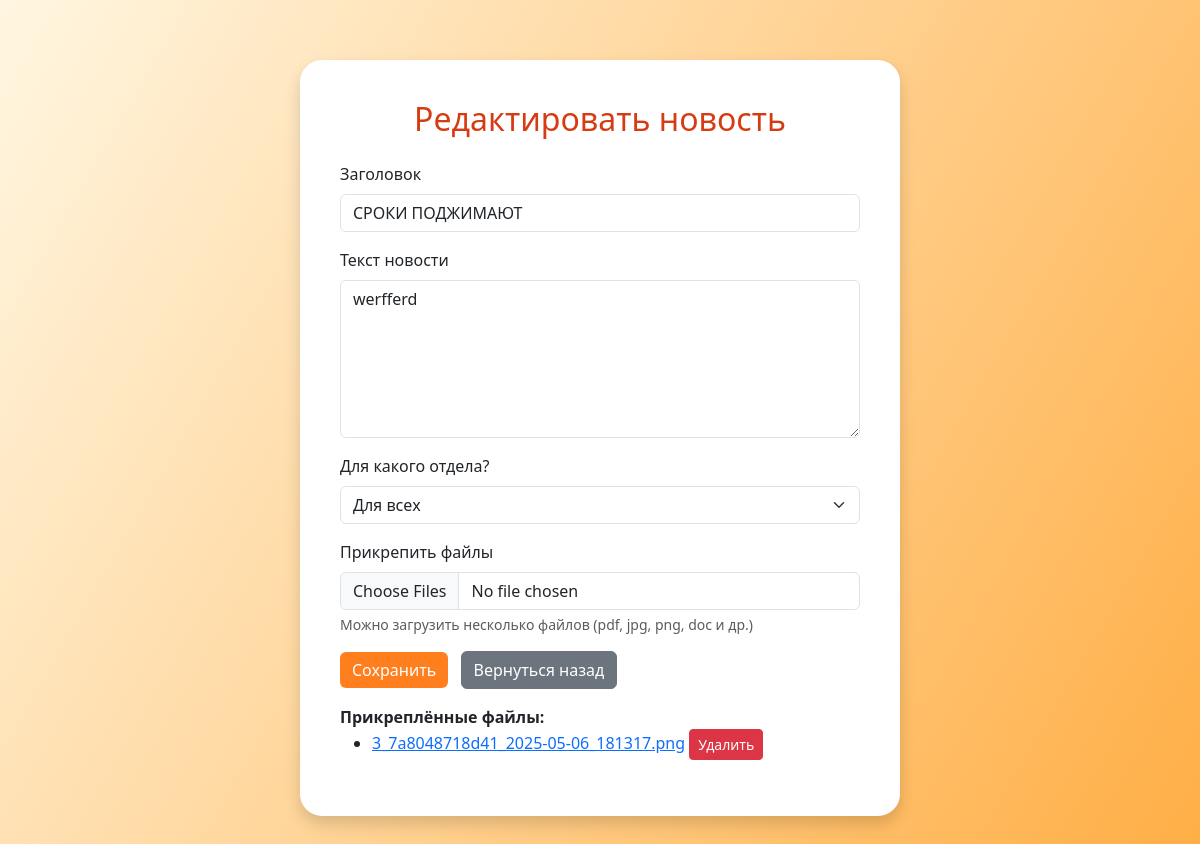
The app's page /news_admin/news/edit/3 (signed in) with its own data.
### app.py (models this page shows)
class News(db.Model):
    id = db.Column(db.Integer, primary_key=True)
    title = db.Column(db.String(255), nullable=False)
    content = db.Column(db.Text, nullable=False)
    created_at = db.Column(db.DateTime, default=lambda: datetime.now(timezone.utc) + timedelta(hours=3))
    created_by = db.Column(db.Integer, db.ForeignKey('user.id'))
    department_id = db.Column(
        db.Integer, db.ForeignKey('department.id'), nullable=True
    )
    views = db.relationship(
        'NewsView', backref='news', lazy=True, cascade='all, delete-orphan'
    )
    files = db.relationship(
        'NewsFile', backref='news', lazy=True, cascade='all, delete-orphan'
    )

class NewsFile(db.Model):
    id = db.Column(db.Integer, primary_key=True)
    news_id = db.Column(db.Integer, db.ForeignKey('news.id'), nullable=False)
    file_name = db.Column(db.String(255), nullable=False)

### app.py (the view, shortened to what this page needs)
@app.route('/news_admin/news/edit/<int:news_id>', methods=['GET', 'POST'])
@news_admin_required
def edit_news(news_id):
    news = News.query.get_or_404(news_id)
    error = None
    departments = Department.query.order_by(Department.name).all()
    return render_template(
        'news_add_edit.html',
        action='Редактировать',
        news=news,
        error=error,
        departments=departments,
    )

### app.py (called while the page is built)
def news_admin_required(f):
    @wraps(f)
    def decorated_function(*args, **kwargs):
        if 'user_id' not in session or session.get('role') != 'news_admin':
            return redirect(url_for('login'))
        return f(*args, **kwargs)
    return decorated_function

### templates/news_add_edit.html (shortened to what this page needs)
<!DOCTYPE html>
<html lang="ru">
<head>
    <link href="https://cdn.jsdelivr.net/npm/bootstrap@5.3.2/dist/css/bootstrap.min.css" rel="stylesheet">
</head>
<body>
<div class="dashboard-box shadow">
    <h2 class="text-center mb-4" style="color:#d63c13;">{{ action }} новость</h2>
    <form method="post" enctype="multipart/form-data">
        <div class="mb-3">
            <label class="form-label">Заголовок</label>
            <input type="text" class="form-control" name="title" required value="{{ news.title if news else '' }}">
        </div>
        <div class="mb-3">
            <label class="form-label">Текст новости</label>
            <textarea class="form-control" name="content" rows="6" required>{{ news.content if news else '' }}</textarea>
        </div>
                <div class="mb-3">
            <label class="form-label">Для какого отдела?</label>
            <select class="form-select" name="department_id">
                <option value="" {% if not news or not news.department_id %}selected{% endif %}>Для всех</option>
            </select>
        </div>
        <div class="mb-3">
            <label class="form-label">Прикрепить файлы</label>
            <input type="file" class="form-control" name="files" multiple>
            <div class="form-text">Можно загрузить несколько файлов (pdf, jpg, png, doc и др.)</div>
        </div>
        <button type="submit" class="btn btn-orange">Сохранить</button>
        <a href="{{ url_for('news_admin_news') }}" class="btn btn-secondary ms-2">Вернуться назад</a>
    </form>
    {% if news and news.files %}
        <div class="mt-3">
            <b>Прикреплённые файлы:</b>
            <ul>
                {% for file in news.files %}
                <li>
                    <a href="{{ url_for('uploaded_file', filename=file.file_name) }}" target="_blank">{{ file.file_name }}</a>
                    <form method="post" action="{{ url_for('delete_news_file', file_id=file.id) }}" style="display:inline;">
                        <button type="submit" class="btn btn-sm btn-danger">Удалить</button>
                    </form>
                </li>
                {% endfor %}
            </ul>
        </div>
    {% endif %}
</div>
</body>
</html>

### templates/news_add_edit.html (style rules this page uses)
body { background: linear-gradient(120deg, #fff6e1 0%, #ffae45 100%); min-height: 100vh; }
.dashboard-box { max-width: 600px; margin: 60px auto; padding: 40px; border-radius: 22px; background: #fff; box-shadow: 0 6px 36px rgba(255,139,19,0.20); }
.btn-orange { background: #ff7f1f; border: none; color: #fff; }

### records on screen
News: title "СРОКИ ПОДЖИМАЮТ", content "werfferd", department_id "Для всех"
NewsFile: file_name "3_7a8048718d41_2025-05-06_181317.png"

### other values on screen
{{ action }} "Редактировать"
